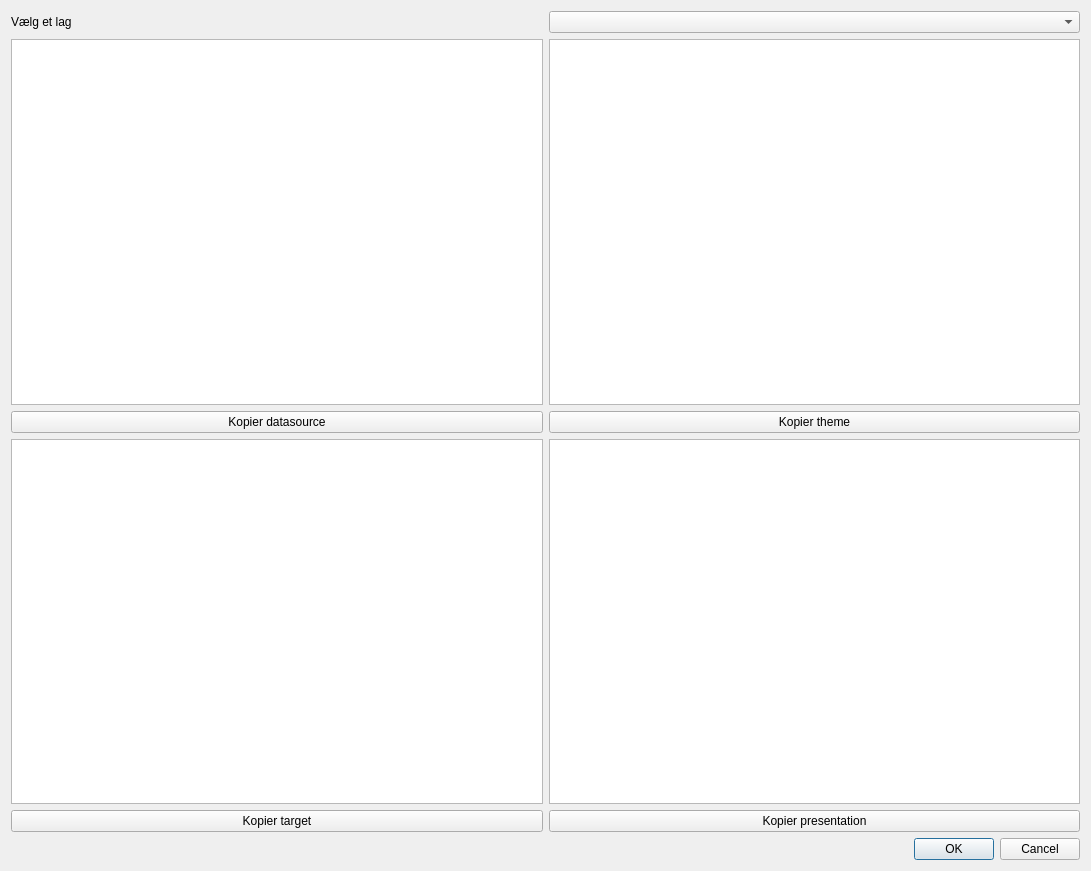
<?xml version="1.0" encoding="UTF-8"?>
<ui version="4.0">
 <class>SpsToolboxDialogBase</class>
 <widget class="QDialog" name="SpsToolboxDialogBase">
  <property name="geometry">
   <rect>
    <x>0</x>
    <y>0</y>
    <width>1091</width>
    <height>871</height>
   </rect>
  </property>
  <property name="windowTitle">
   <string>Spatial Suite toolbox</string>
  </property>
  <layout class="QGridLayout" name="gridLayout">
   <item row="0" column="0">
    <widget class="QLabel" name="label">
     <property name="text">
      <string>Vælg et lag</string>
     </property>
    </widget>
   </item>
   <item row="0" column="1">
    <widget class="QgsMapLayerComboBox" name="mMapLayerComboBox"/>
   </item>
   <item row="1" column="0">
    <layout class="QVBoxLayout" name="verticalLayout">
     <item>
      <widget class="QTextEdit" name="textDs"/>
     </item>
     <item>
      <widget class="QPushButton" name="copyBtnDs">
       <property name="text">
        <string>Kopier datasource</string>
       </property>
      </widget>
     </item>
    </layout>
   </item>
   <item row="1" column="1">
    <layout class="QVBoxLayout" name="verticalLayout_2">
     <item>
      <widget class="QTextEdit" name="textTheme"/>
     </item>
     <item>
      <widget class="QPushButton" name="copyBtnTheme">
       <property name="text">
        <string>Kopier theme</string>
       </property>
      </widget>
     </item>
    </layout>
   </item>
   <item row="2" column="0">
    <layout class="QVBoxLayout" name="verticalLayout_4">
     <item>
      <widget class="QTextEdit" name="textTarget"/>
     </item>
     <item>
      <widget class="QPushButton" name="copyBtnTarget">
       <property name="text">
        <string>Kopier target</string>
       </property>
      </widget>
     </item>
    </layout>
   </item>
   <item row="2" column="1">
    <layout class="QVBoxLayout" name="verticalLayout_3">
     <item>
      <widget class="QTextEdit" name="textPres"/>
     </item>
     <item>
      <widget class="QPushButton" name="copyBtnPres">
       <property name="text">
        <string>Kopier presentation</string>
       </property>
      </widget>
     </item>
    </layout>
   </item>
   <item row="3" column="1">
    <widget class="QDialogButtonBox" name="button_box">
     <property name="orientation">
      <enum>Qt::Horizontal</enum>
     </property>
     <property name="standardButtons">
      <set>QDialogButtonBox::Cancel|QDialogButtonBox::Ok</set>
     </property>
    </widget>
   </item>
  </layout>
 </widget>
 <customwidgets>
  <customwidget>
   <class>QgsMapLayerComboBox</class>
   <extends>QComboBox</extends>
   <header>qgsmaplayercombobox.h</header>
  </customwidget>
 </customwidgets>
 <resources/>
 <connections>
  <connection>
   <sender>button_box</sender>
   <signal>accepted()</signal>
   <receiver>SpsToolboxDialogBase</receiver>
   <slot>accept()</slot>
   <hints>
    <hint type="sourcelabel">
     <x>20</x>
     <y>20</y>
    </hint>
    <hint type="destinationlabel">
     <x>20</x>
     <y>20</y>
    </hint>
   </hints>
  </connection>
  <connection>
   <sender>button_box</sender>
   <signal>rejected()</signal>
   <receiver>SpsToolboxDialogBase</receiver>
   <slot>reject()</slot>
   <hints>
    <hint type="sourcelabel">
     <x>20</x>
     <y>20</y>
    </hint>
    <hint type="destinationlabel">
     <x>20</x>
     <y>20</y>
    </hint>
   </hints>
  </connection>
 </connections>
</ui>
